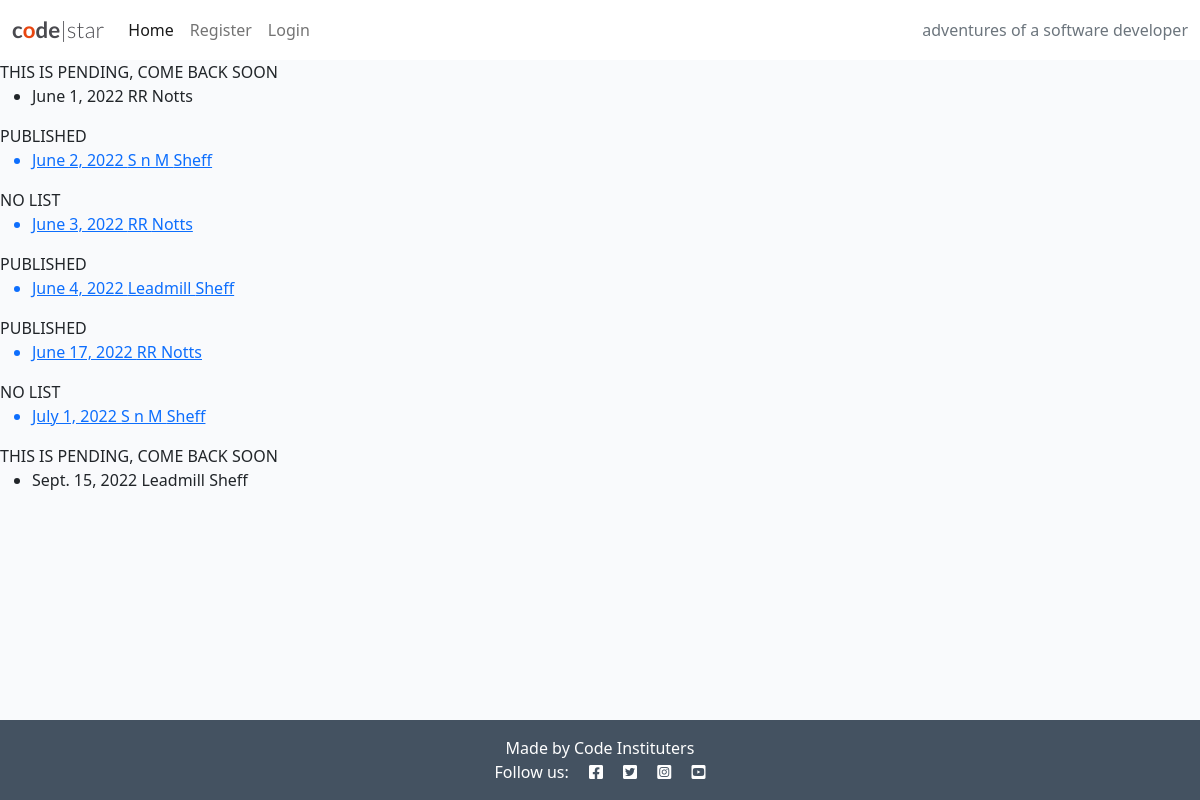
The page / on the database its author committed.
### home/models.py (models this page shows, shortened)
class Gig(models.Model):
    date = models.DateField(auto_now_add=False, auto_now=False, blank=True, null=True)
    venue = models.ForeignKey('setlist.Venue', on_delete=models.CASCADE, null=True)

### setlist/models.py (models this page shows)
class Venue(models.Model):
    name = models.CharField(max_length=200)
    city = models.CharField(max_length=200)
    def __str__(self):
        return self.name

### home/views.py (the view)
# urls.py: path('', views.gigs, name='index'),
def gigs(request):
    gigs = Gig.objects.all().order_by('date')
    context = {
        'gigs': gigs,
    }
    return render(request, 'index.html', context)

### home/templates/index.html
{% extends 'base.html' %}
{% block content %}
{% for gig in gigs %}
    {% if gig.setlist_gig.status == 0 %}
        THIS IS PENDING, COME BACK SOON
        <ul>
            <li>{{ gig.date }} {{ gig.venue }} {{ gig.venue.city}}</li>
        </ul>
    {% elif gig.setlist_gig.status == 1 %}
    PUBLISHED
        <ul>
            <a href="/setlist/setlist-detail/{{ gig.id }}"><li>{{ gig.date }} {{ gig.venue }} {{ gig.venue.city }}</li></a>
        </ul>
    {% else %}
    NO LIST
        <ul>
            <a href="/setlist/add/{{ gig.id }}"><li>{{ gig.date }} {{ gig.venue }} {{ gig.venue.city }}</li></a>
        </ul>
    {% endif %}
{% endfor %}
{% endblock %}

### templates/base.html (shortened to what this page needs)
{% load static %}
<!DOCTYPE html>
<html class="h-100">
<head>
    <link rel="stylesheet" href="https://cdnjs.cloudflare.com/ajax/libs/font-awesome/5.15.3/css/all.min.css">
    <link href="https://cdn.jsdelivr.net/npm/bootstrap@5.0.1/dist/css/bootstrap.min.css" rel="stylesheet"
>
    <link rel="stylesheet" href="{% static '/css/style.css' %}">
</head>
<body class="d-flex flex-column h-100 main-bg">
    <nav class="navbar navbar-expand-lg navbar-light bg-white">
        <div class="container-fluid">
            <a class="navbar-brand" href="#"><span class="brand">c<span class="red-o">o</span>de<span
                        class="thin">|star</span></span></span></a>
            <div class="collapse navbar-collapse" id="navbarText">
                <ul class="navbar-nav me-auto mb-2 mb-lg-0">
                    <li class="nav-item">
                        <a class="nav-link active" aria-current="page" href="{% url 'index' %}">Home</a>
                    </li>
                    {% if user.is_authenticated %}
                        <li class="nav-item">
                            <a class="nav-link" href="{% url 'account_logout' %}">Logout</a>
                        </li>
                    {% else %}
                        <li class="nav-item">
                            <a class="nav-link" href="{% url 'account_signup' %}">Register</a>
                        </li>
                        <li class="nav-item">
                            <a class="nav-link" href="{% url 'account_login' %}">Login</a>
                        </li>
                    {% endif %}
                </ul>
                <span class="navbar-text text-muted">
                    adventures of a software developer
                </span>
            </div>
        </div>
    </nav>
    <main class="flex-shrink-0 main-bg">
        {% block content %}{% endblock content %}
    </main>
    <footer class="footer mt-auto py-3 dark-bg">
        <p class="m-0 text-center text-white">Made by Code Instituters</p>
        <p class="m-0 text-center text-white">Follow us: <i class="fab fa-facebook-square ms-3"></i>
            <i class="fab fa-twitter-square ms-3"></i>
            <i class="fab fa-instagram-square ms-3"></i>
            <i class="fab fa-youtube-square ms-3"></i></p>
    </footer>
</body>
</html>

### static/css/style.css (style rules this page uses)
body { background-color: #F9FAFC; }
.brand { font-family: Lato, sans-serif; font-size: 1.4rem; font-weight: 700; color: #4A4A4F; }
.red-o { color: #E84610; }
.thin { font-weight: 300; }
.dark-bg { background-color: #445261; }
.main-bg { background-color: #F9FAFC; }

### rows shown on the page
Gig: date "June 1, 2022", venue "RR", venue.city "Notts"
Gig: date "June 2, 2022", venue "S n M", venue.city "Sheff"
Gig: date "June 3, 2022", venue "RR", venue.city "Notts"
Gig: date "June 4, 2022", venue "Leadmill", venue.city "Sheff"
Gig: date "June 17, 2022", venue "RR", venue.city "Notts"
Gig: date "July 1, 2022", venue "S n M", venue.city "Sheff"
Gig: date "Sept. 15, 2022", venue "Leadmill", venue.city "Sheff"
